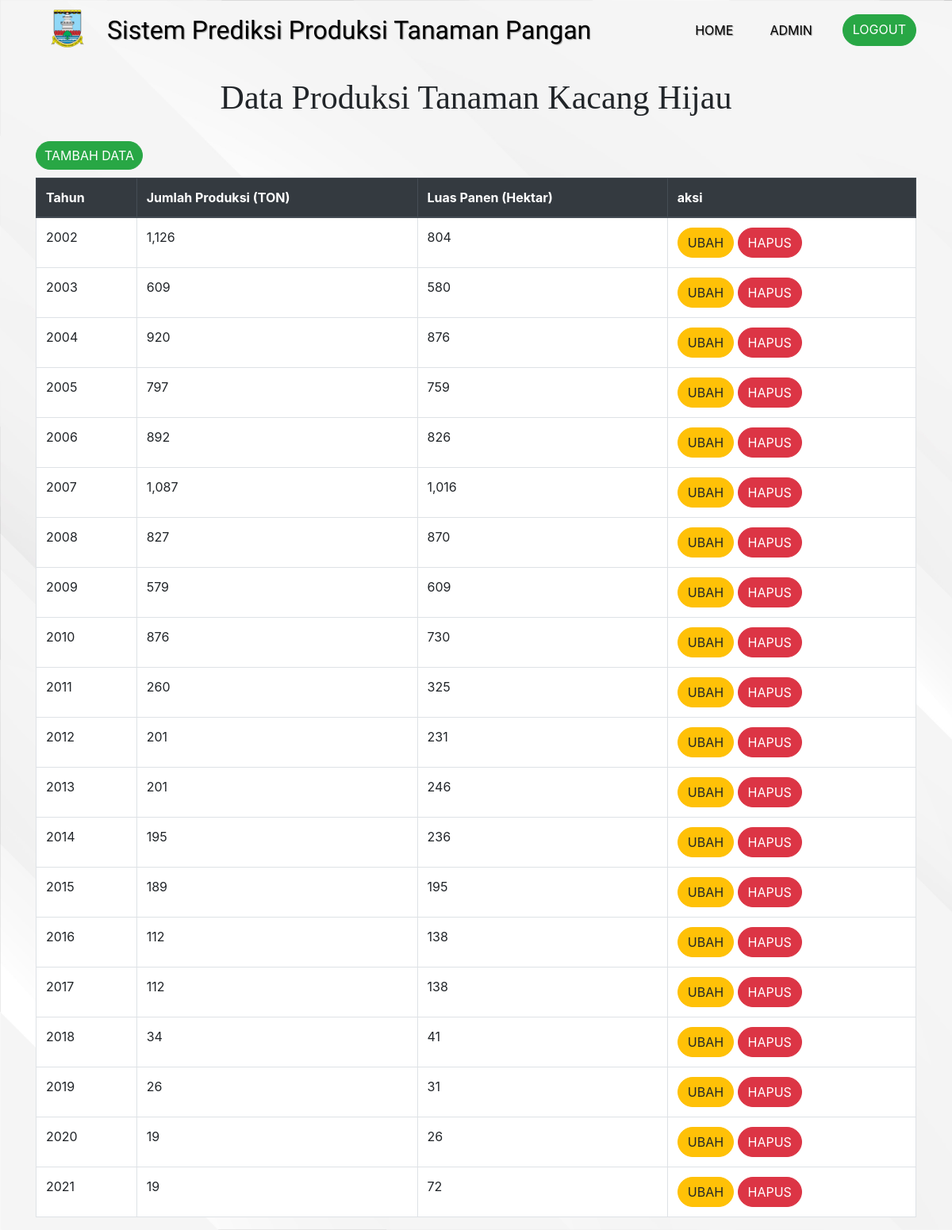
Page /admin/kacanghijau/kacanghijau.php (signed in) on the committed database.
### tables this page shows
CREATE TABLE `kacang_hijau` (
  `id_kacangH` int(11) NOT NULL,
  `tahun` int(50) NOT NULL,
  `produksi` int(200) NOT NULL,
  `LuasPanen` int(200) NOT NULL
);

### function/functions.php (called while the page is built, shortened)
<?php
$conn = mysqli_connect("localhost", "root", "", "prediksi2.0");
function query($query)
{
    global $conn;
    $result = mysqli_query($conn, $query);
    $rows = [];
    while ($row = mysqli_fetch_assoc($result)) {
        $rows[] = $row;
    }
    return $rows;
}

### admin/kacanghijau/kacanghijau.php (the view, shortened to what this page needs)
<?php
require '../../function/functions.php';
$data = query("SELECT * FROM kacang_hijau ORDER BY tahun");
?>
<!doctype html>
<html lang="en">
<head>
    <link rel="stylesheet" href="../../bootstrap/css/bootstrap.min.css">
    <link rel="stylesheet" href="../css/data.css">
</head>
<body>
    <nav class="navbar navbar-expand-lg navbar-light">
        <div class="container">
            <img src="../../logodinaskabserang/Serang.png" alt="logo">
            <a class="navbar-brand" href="">Sistem Prediksi Produksi Tanaman Pangan</a>
            <div class="collapse navbar-collapse" id="navbarNavAltMarkup">
                <div class="navbar-nav ml-auto">
                    <a class="nav-item nav-link active" href="../admin-page.php">Home</a>
                    <a class="nav-item nav-link" href="../dataadmin.php">admin</a>
                    <a class="nav-item btn btn-success tombol" href="../logout.php">logout</a>
                </div>
            </div>
        </div>
    </nav>
    <div class="container">
        <h1 class="header">data produksi tanaman kacang hijau</h1>
        <a class="nav-item btn btn-success add" href="tambah.php">tambah data</a>
        <table class="table table-bordered">
            <thead class="thead-dark">
                <tr>
                    <th scope="col">Tahun</th>
                    <th scope="col">Jumlah Produksi (TON)</th>
                    <th scope="col">Luas Panen (Hektar)</th>
                    <th scope="col">aksi</th>
                </tr>
            </thead>
            <tbody>
                <?php foreach ($data as $dt) : ?>
                    <tr>
                        <td><?= $dt["tahun"]; ?></td>
                        <td><?= number_format($dt["produksi"]); ?></td>
                        <td><?= number_format($dt["LuasPanen"]); ?></td>
                        <td><a class="btn btn-warning admin" href="ubah.php?id=<?= $dt["id_kacangH"]; ?>">ubah</a>
                            <a class="btn btn-danger admin" href="hapus.php?id=<?= $dt["id_kacangH"]; ?>">hapus</a>
                        </td>
                    </tr>
                <?php endforeach; ?>
            </tbody>
        </table>
    </div>
</body>
</html>

### admin/css/data.css (style rules this page uses)
body { background-image: url(../background/bgpage.jpg); background-size: cover; }
.navbar { position: relative; z-index: 1; }
.navbar-brand { font-family: viga; font-size: 16px; }
.navbar img { width: 50px; position: relative; }
.navbar .nav-link { text-align: center; }
.table { background-color: white; }
.table td { word-wrap: break-word; }
.tombol { text-transform: uppercase; border-radius: 40px; }
.admin { text-transform: uppercase; border-radius: 40px; font-size: 16px; margin-top: 10px; }
.add { text-transform: uppercase; border-radius: 40px; font-size: 16px; margin-right: 10px; padding: 5px 10px; margin-top: 10px; margin-bottom: 10px; }
.header { font-size: 42px; margin-top: 20px; text-align: center; text-transform: capitalize; font-family: poppins; margin-bottom: 20px; }
@media (min-width: 992px) { .navbar { padding-bottom: 10px; } }
@media (min-width: 992px) { .navbar-brand { font-size: 32px; } }
@media (min-width: 992px) { .navbar-brand, .nav-link { color: rgb(0, 0, 0) !important; text-shadow: 1px 1px 1px rgba(105, 105, 105, 0.7); } }
@media (min-width: 992px) { .navbar img { width: 80px; position: relative; bottom: 2px; margin-right: 10px; } }
@media (min-width: 992px) { .nav-link { text-transform: uppercase; margin-right: 30px; } }
@media (min-width: 992px) { .admin { margin-top: 0 !important; } }

### rows in the picture
kacang_hijau: tahun "2002", produksi "1,126", LuasPanen "804"
kacang_hijau: tahun "2003", produksi "609", LuasPanen "580"
kacang_hijau: tahun "2004", produksi "920", LuasPanen "876"
kacang_hijau: tahun "2005", produksi "797", LuasPanen "759"
kacang_hijau: tahun "2006", produksi "892", LuasPanen "826"
kacang_hijau: tahun "2007", produksi "1,087", LuasPanen "1,016"
kacang_hijau: tahun "2008", produksi "827", LuasPanen "870"
kacang_hijau: tahun "2009", produksi "579", LuasPanen "609"
kacang_hijau: tahun "2010", produksi "876", LuasPanen "730"
kacang_hijau: tahun "2011", produksi "260", LuasPanen "325"
kacang_hijau: tahun "2012", produksi "201", LuasPanen "231"
kacang_hijau: tahun "2013", produksi "201", LuasPanen "246"
kacang_hijau: tahun "2014", produksi "195", LuasPanen "236"
kacang_hijau: tahun "2015", produksi "189", LuasPanen "195"
kacang_hijau: tahun "2016", produksi "112", LuasPanen "138"
kacang_hijau: tahun "2017", produksi "112", LuasPanen "138"
kacang_hijau: tahun "2018", produksi "34", LuasPanen "41"
kacang_hijau: tahun "2019", produksi "26", LuasPanen "31"
kacang_hijau: tahun "2020", produksi "19", LuasPanen "26"
kacang_hijau: tahun "2021", produksi "19", LuasPanen "72"
